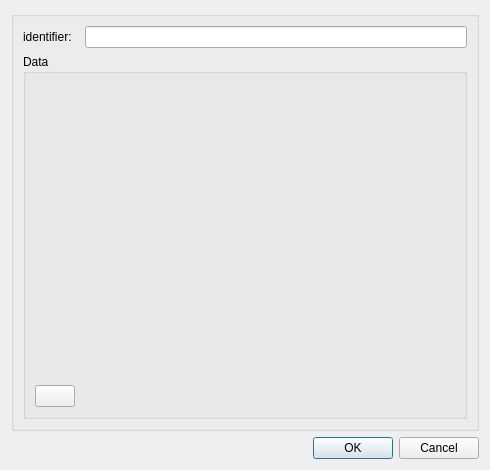
<?xml version="1.0" encoding="UTF-8"?>
<ui version="4.0">
 <class>ConfigureDialog</class>
 <widget class="QDialog" name="ConfigureDialog">
  <property name="geometry">
   <rect>
    <x>0</x>
    <y>0</y>
    <width>490</width>
    <height>470</height>
   </rect>
  </property>
  <property name="windowTitle">
   <string>ConfigureDialog</string>
  </property>
  <layout class="QVBoxLayout" name="verticalLayoutMain">
   <item>
    <widget class="QGroupBox" name="configGroupBox">
     <property name="title">
      <string/>
     </property>
     <layout class="QGridLayout" name="gridLayout">
      <item row="0" column="0">
       <widget class="QLabel" name="label0">
        <property name="text">
         <string>identifier:  </string>
        </property>
       </widget>
      </item>
      <item row="0" column="1">
       <widget class="QLineEdit" name="lineEdit0"/>
      </item>
      <item row="1" column="0" colspan="2">
       <widget class="QGroupBox" name="groupBox">
        <property name="title">
         <string>Data</string>
        </property>
        <layout class="QVBoxLayout" name="verticalLayoutData">
         <item>
          <spacer name="verticalSpacer">
           <property name="orientation">
            <enum>Qt::Vertical</enum>
           </property>
           <property name="sizeHint" stdset="0">
            <size>
             <width>20</width>
             <height>40</height>
            </size>
           </property>
          </spacer>
         </item>
         <item>
          <layout class="QHBoxLayout" name="horizontalLayout">
           <item>
            <widget class="QPushButton" name="pushButtonAdd">
             <property name="text">
              <string/>
             </property>
             <property name="icon">
              <iconset resource="resources.qrc">
               <normaloff>:/graphsegmentation2dstep/images/Action-edit-add-icon.png</normaloff>:/graphsegmentation2dstep/images/Action-edit-add-icon.png</iconset>
             </property>
            </widget>
           </item>
           <item>
            <spacer name="horizontalSpacer">
             <property name="orientation">
              <enum>Qt::Horizontal</enum>
             </property>
             <property name="sizeHint" stdset="0">
              <size>
               <width>40</width>
               <height>20</height>
              </size>
             </property>
            </spacer>
           </item>
          </layout>
         </item>
        </layout>
       </widget>
      </item>
     </layout>
    </widget>
   </item>
   <item>
    <widget class="QDialogButtonBox" name="buttonBox">
     <property name="orientation">
      <enum>Qt::Horizontal</enum>
     </property>
     <property name="standardButtons">
      <set>QDialogButtonBox::Cancel|QDialogButtonBox::Ok</set>
     </property>
    </widget>
   </item>
  </layout>
 </widget>
 <resources>
  <include location="../../../../mapclientplugins.plotsettingsstep/mapclientplugins/plotsettingsstep/qt/resources.qrc"/>
  <include location="resources.qrc"/>
 </resources>
 <connections>
  <connection>
   <sender>buttonBox</sender>
   <signal>accepted()</signal>
   <receiver>ConfigureDialog</receiver>
   <slot>accept()</slot>
   <hints>
    <hint type="sourcelabel">
     <x>248</x>
     <y>254</y>
    </hint>
    <hint type="destinationlabel">
     <x>157</x>
     <y>274</y>
    </hint>
   </hints>
  </connection>
  <connection>
   <sender>buttonBox</sender>
   <signal>rejected()</signal>
   <receiver>ConfigureDialog</receiver>
   <slot>reject()</slot>
   <hints>
    <hint type="sourcelabel">
     <x>316</x>
     <y>260</y>
    </hint>
    <hint type="destinationlabel">
     <x>286</x>
     <y>274</y>
    </hint>
   </hints>
  </connection>
 </connections>
</ui>
